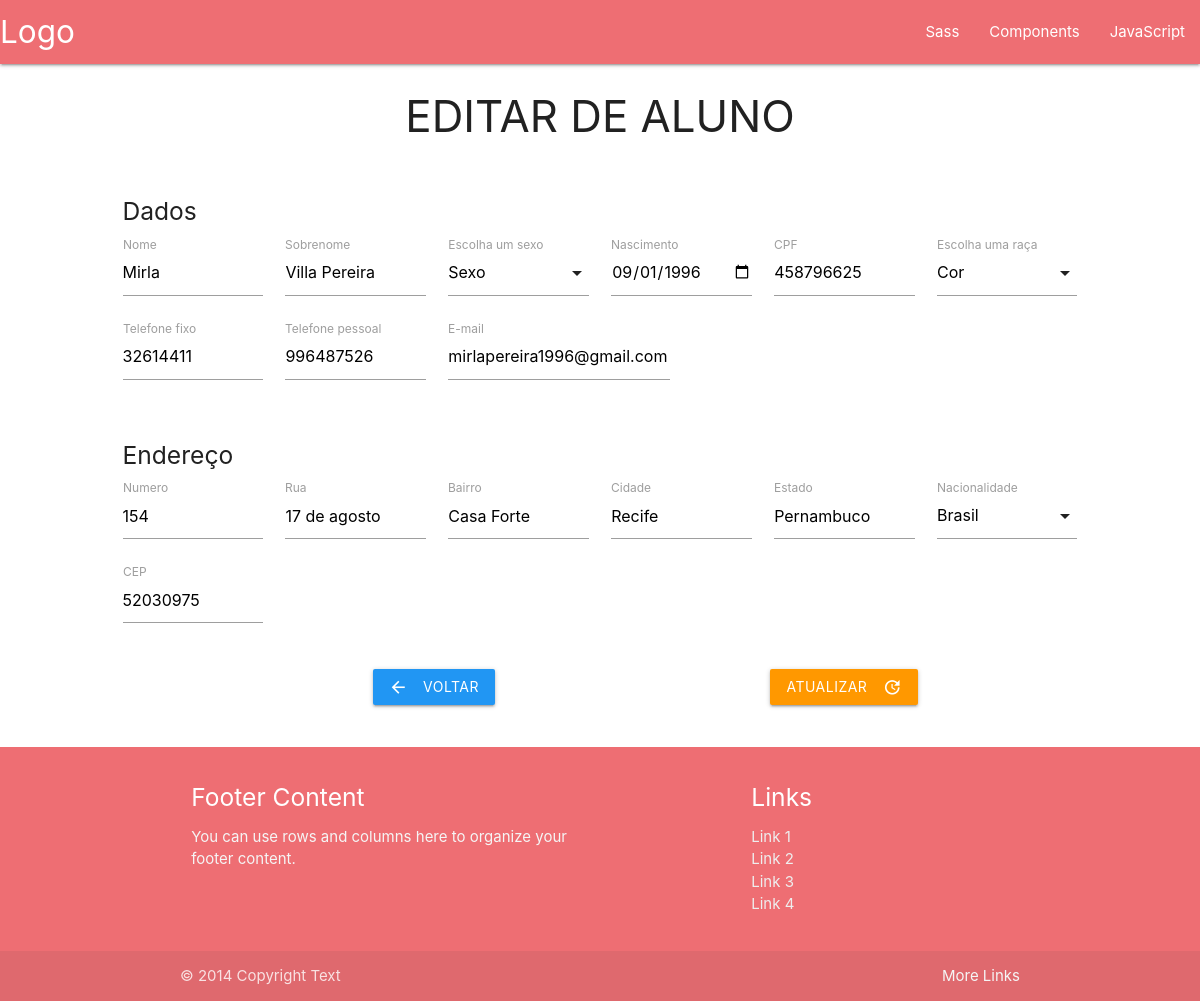
/portal/admin/Aluno/editar-aluno.php?id=14, run on an earlier commit of the app's database.
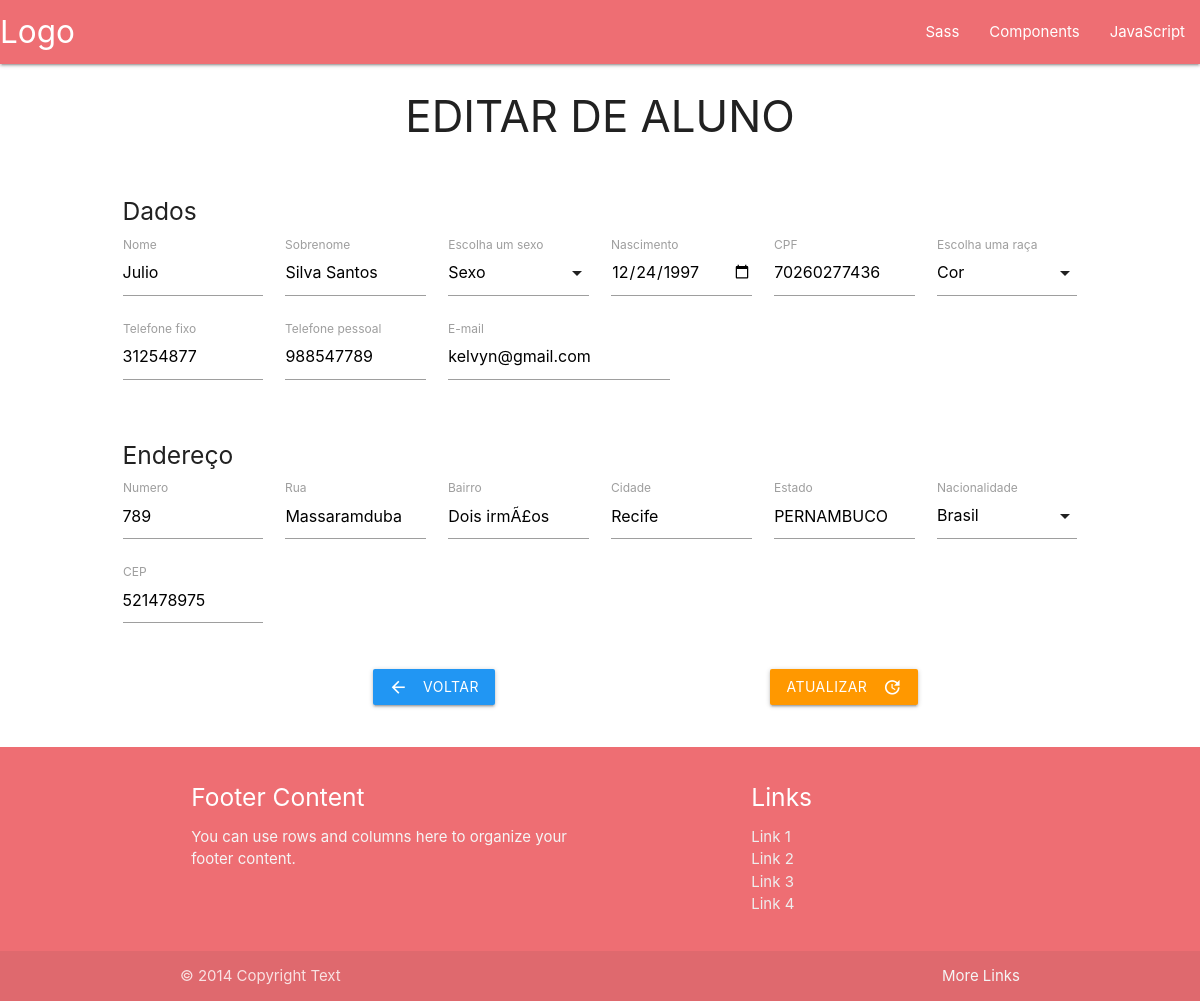
And on a later commit of the database.
### tables this page shows
CREATE TABLE IF NOT EXISTS `alunos` (
  `id_aluno` int(11) NOT NULL AUTO_INCREMENT,
  `matricula_aluno` varchar(255) DEFAULT NULL,
  `nome_aluno` varchar(30) NOT NULL,
  `sobrenome_aluno` varchar(24) NOT NULL,
  `nascimento_aluno` varchar(10) NOT NULL,
  `sexo_aluno` varchar(15) NOT NULL,
  `cpf_aluno` varchar(30) NOT NULL,
  `fone_fixo_aluno` varchar(24) NOT NULL,
  `fone_pessoal_aluno` varchar(24) NOT NULL,
  `email_aluno` varchar(35) NOT NULL,
  `cor_aluno` varchar(16) NOT NULL,
  `numero_endereco_aluno` varchar(12) NOT NULL,
  `rua_endereco_aluno` varchar(32) NOT NULL,
  `bairro_endereco_aluno` varchar(15) NOT NULL,
  `cidade_endereco_aluno` varchar(15) NOT NULL,
  `estado_endereco_aluno` varchar(15) NOT NULL,
  `pais_endereco_aluno` varchar(15) NOT NULL,
  `cep_endereco_aluno` varchar(15) NOT NULL,
  `fotoPerfil_aluno` blob,
  PRIMARY KEY (`id_aluno`)
);

### model/Aluno/AlunoDao.class.php (called while the page is built, shortened)
<?php
class AlunoDao implements InterfaceAluno {
    public function buscarAluno($id) {
        $db_conexao = new Database();
        $conn = $db_conexao->dbConexao();
        $stmt = $conn->prepare("SELECT `matricula_aluno`,
                    `nome_aluno`,
                    `sobrenome_aluno`,
                    `nascimento_aluno`,
                    `sexo_aluno`,
                    `cpf_aluno`,
                    `fone_fixo_aluno`,
                    `fone_pessoal_aluno`,
                    `email_aluno`,
                    `cor_aluno`,
                    `numero_endereco_aluno`,
                    `rua_endereco_aluno`,
                    `bairro_endereco_aluno`,
                    `cidade_endereco_aluno`,
                    `estado_endereco_aluno`,
                    `pais_endereco_aluno`,
                    `cep_endereco_aluno`
                    FROM `alunos` WHERE `id_aluno` = :ID");
        $stmt->bindParam(":ID", $id);
        try {
            $stmt->execute();
            return $stmt->fetchAll(PDO::FETCH_ASSOC);
        } catch (Exception $e) {
            return $result = "Erro: " . $e;
        }
    }
}

### controller/AlunoController.class.php (called while the page is built, shortened)
<?php
include_once __DIR__ . '/../model/Aluno/AlunoDao.class.php';
class AlunoController implements InterfaceAluno {
    public function buscarAluno($id) {
        $buscar = new AlunoDao();
        return $buscar->buscarAluno($id);
    }
}

### view/Aluno/editarAluno.view.php (the view, shortened to what this page needs)
<?php
foreach ($dadosAluno as $dado):
?>
    <div class="col l12 m12">
        <h5>Dados</h5>
    </div>
    <div class="input-field col l2 m2">
        <input type="text" name="nome" id="name" value="<?php echo $dado['nome_aluno']; ?>">
        <label for="name">Nome</label>
    </div>
    <div class="input-field col l2 m2">
        <input type="text" name="sobrenome" id="lastName" value="<?php echo $dado['sobrenome_aluno']; ?>">
        <label for="lastName">Sobrenome</label>
    </div>
    <div class="input-field col l2 m2">
        <label>Escolha um sexo</label>
    </div>
    <div class="input-field col l2 m2">
        <input type="date" name="nascimento" id="birthday" value="<?php echo $dado['nascimento_aluno']; ?>">
        <label for="birthday">Nascimento</label>
    </div>
    <div class="input-field col l2 m2">
        <input type="number" name="cpf" id="cpf" value="<?php echo $dado['cpf_aluno']; ?>">
        <label for="cpf">CPF</label>
    </div>
    <div class="input-field col l2 m2">
        <label>Escolha uma raça</label>
    </div>
    <div class="input-field col l2 m2">
        <input type="number" name="foneF" id="foneF" value="<?php echo $dado['fone_fixo_aluno']; ?>">
        <label for="foneF">Telefone fixo</label>
    </div>
    <div class="input-field col l2 m2">
        <input type="number" name="foneP" id="foneP" value="<?php echo $dado['fone_pessoal_aluno']; ?>">
        <label for="foneP">Telefone pessoal</label>
    </div>
    <div class="input-field col l3 m2">
        <input type="email" name="email" id="email" value="<?php echo $dado['email_aluno']; ?>">
        <label for="email">E-mail</label>
    </div>
<?php
endforeach;
?>

### view/Endereco/editarEndereco.view.php (shortened to what this page needs)
<?php
foreach ($dadosAluno as $dado):
?>
    <div class="col l12 m12"></br>
        <h5>Endereço</h5>
    </div>
    <div class="input-field col l2 m2">
        <input type="text" name="numero" id="number" value="<?php echo $dado['numero_endereco_aluno']; ?>">
        <label for="number">Numero</label>
    </div>
    <div class="input-field col l2 m2">
        <input type="text" name="rua" id="streeat" value="<?php echo $dado['rua_endereco_aluno']; ?>">
        <label for="streeat">Rua</label>
    </div>
    <div class="input-field col l2 m2">
        <input type="text" name="bairro" id="neighborhood" value="<?php echo $dado['bairro_endereco_aluno']; ?>">
        <label for="neighborhood">Bairro</label>
    </div>
    <div class="input-field col l2 m2">
        <input type="text" name="cidade" id="city" value="<?php echo $dado['cidade_endereco_aluno']; ?>">
        <label for="city">Cidade</label>
    </div>
    <div class="input-field col l2 m2">
        <input type="text" name="estado" id="state" value="<?php echo $dado['estado_endereco_aluno']; ?>">
        <label for="state">Estado</label>
    </div>
    <div class="input-field col l2 m2">
        <label>Nacionalidade</label>
    </div>
    <div class="input-field col l2 m2">
        <input type="number" name="cep" id="cep"  value="<?php echo $dado['cep_endereco_aluno']; ?>">
        <label for="cep">CEP</label>
    </div>
<?php
endforeach;
?>

What changed in the data, as far as the page shows it:
changed alunos "Recife": nome "Mirla" → "Julio"; sobrenome "Villa Pereira" → "Silva Santos"; nascimento "09/01/1996" → "12/24/1997"; cpf "458796625" → "70260277436"; foneF "32614411" → "31254877"; foneP "996487526" → "988547789"; email "mirlapereira1996@gmail.com" → "kelvyn@gmail.com"; numero "154" → "789"; rua "17 de agosto" → "Massaramduba"; bairro "Casa Forte" → "Dois irmÃ£os"; estado "Pernambuco" → "PERNAMBUCO"; cep "52030975" → "521478975"
